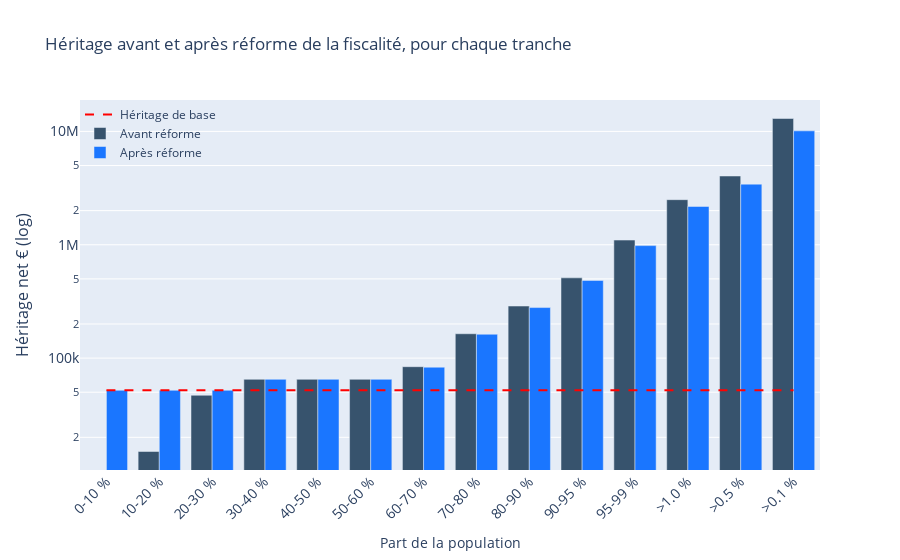

Notebook source saved alongside this figure:
### Code cell
compare(df, "assiette2-bareme2")

### Figure 1 — Plotly figure (JSON) as saved in the notebook; plotly's stock layout.template omitted (floating-point values rounded to 4 significant figures)
{"data": [{"line": {"color": "red", "dash": "dash"}, "mode": "lines", "name": "Héritage de base", "x": ["0-10 %", "10-20 %", "20-30 %", "30-40 %", "40-50 %", "50-60 %", "60-70 %", "70-80 %", "80-90 %", "90-95 %", "95-99 %", ">1.0 %", ">0.5 %", ">0.1 %"], "y": [52010.0, 52010.0, 52010.0, 52010.0, 52010.0, 52010.0, 52010.0, 52010.0, 52010.0, 52010.0, 52010.0, 52010.0, 52010.0, 52010.0, 52010.0], "type": "scatter"}, {"marker": {"color": "rgb(55, 83, 109)"}, "name": "Avant réforme", "x": ["0-10 %", "10-20 %", "20-30 %", "30-40 %", "40-50 %", "50-60 %", "60-70 %", "70-80 %", "80-90 %", "90-95 %", "95-99 %", ">1.0 %", ">0.5 %", ">0.1 %"], "y": [0, 15000, 47000, 65000, 65000, 65000, 84000, 164000, 288000, 510638, 1100000, 2500000, 4042553, 13000000], "type": "bar"}, {"marker": {"color": "rgb(26, 118, 255)"}, "name": "Après réforme", "x": ["0-10 %", "10-20 %", "20-30 %", "30-40 %", "40-50 %", "50-60 %", "60-70 %", "70-80 %", "80-90 %", "90-95 %", "95-99 %", ">1.0 %", ">0.5 %", ">0.1 %"], "y": [52010.0, 52010.0, 52010.0, 65000.0, 65000.0, 65000.0, 83160.0, 162300.0, 279200.0, 484000.0, 983000.0, 2177000.0, 3427000.0, 10110000.0], "type": "bar"}], "layout": {"xaxis": {"tickfont": {"size": 14}, "title": {"text": "Part de la population"}, "tickangle": -45}, "yaxis": {"title": {"text": "Héritage net € (log)", "font": {"size": 16}}, "tickfont": {"size": 14}, "type": "log"}, "legend": {"x": 0, "y": 1.0, "bgcolor": "rgba(255, 255, 255, 0)", "bordercolor": "rgba(255, 255, 255, 0)"}, "title": {"text": "Héritage avant et après réforme de la fiscalité, pour chaque tranche"}, "barmode": "group"}}
